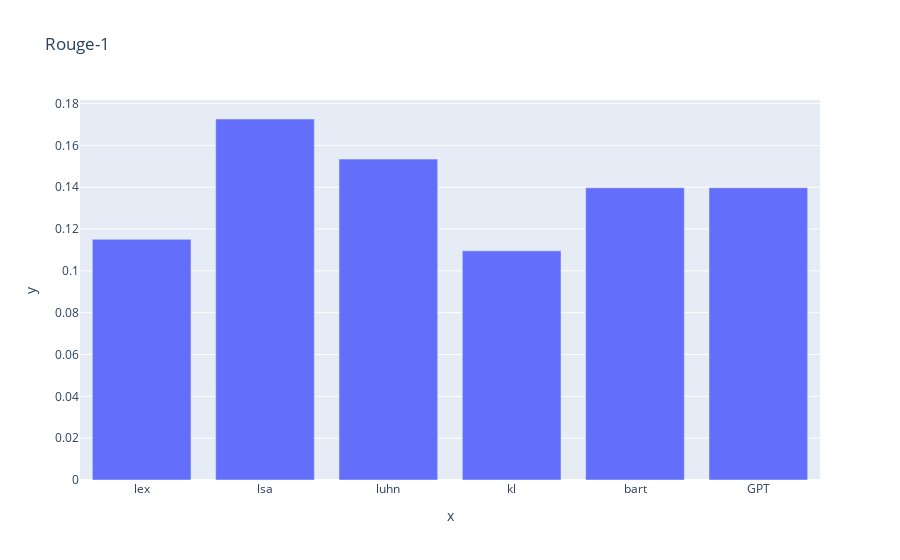

Notebook code for this chart:
### Code cell
df = DataFrame({
    "lex" : [rouge_1_lex_score],
    "lsa" : [rouge_1_lsa_score],
    "luhn" : [rouge_1_luhn_score],
    "kl" : [rouge_1_kl_score],
    "bart" : [rouge_1_bart_score],
    "GPT" : [rouge_1_GPT_score]
})
bar(x=df.columns.values, y=df.values[0], title="Rouge-1")

### Figure 1 — Plotly figure (JSON) as saved in the notebook; plotly's stock layout.template omitted (floating-point values rounded to 4 significant figures)
{"data": [{"alignmentgroup": "True", "hovertemplate": "x=%{x}<br>y=%{y}<extra></extra>", "legendgroup": "", "marker": {"color": "#636efa", "pattern": {"shape": ""}}, "name": "", "offsetgroup": "", "orientation": "v", "showlegend": false, "textposition": "auto", "type": "bar", "x": ["lex", "lsa", "luhn", "kl", "bart", "GPT"], "xaxis": "x", "y": [0.1151, 0.1726, 0.1534, 0.1096, 0.1397, 0.1397], "yaxis": "y"}], "layout": {"barmode": "relative", "legend": {"tracegroupgap": 0}, "title": {"text": "Rouge-1"}, "xaxis": {"anchor": "y", "domain": [0.0, 1.0], "title": {"text": "x"}}, "yaxis": {"anchor": "x", "domain": [0.0, 1.0], "title": {"text": "y"}}}}
